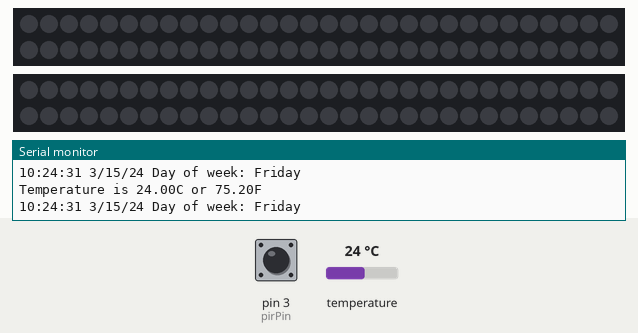
This sketch was run on a simulated Arduino Uno, built with avr-gcc and run on an emulated ATmega328P. On the bench: 2 × 60 RGB LEDs in strip order, left to right, continuing on the next row, the last lines printed to the serial monitor. Wiring (inferred from the names in the program): DS3231 clock at I2C address 0x68. Inputs (shaded band) come from the test bench; at power-on: pin 3 (pirPin) LOW, temperature 24 °C. The local clock reads 2024-03-15 10:24:30 at power-on unless the sketch sets it.

Above: at 1.2 s.
1.3 s: pin 3 (pirPin) driven HIGH
At 3.4 s:
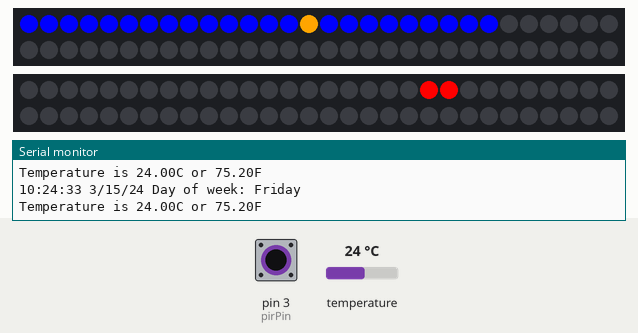
3.7 s: pin 3 (pirPin) driven LOW
At 4.2 s:
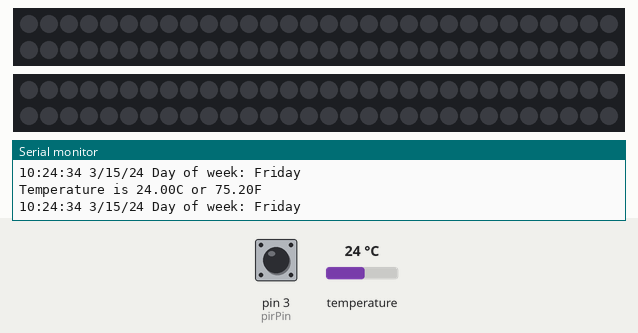
6.7 s: temperature set to 41 °C
9.7 s: temperature set to 12 °C
12.7 s: pin 3 (pirPin) pulsed HIGH 5 times (0.12 s each, 0.3 s apart)
17.2 s: pin 3 (pirPin) pulsed HIGH 5 times (0.12 s each, 0.3 s apart)
At 18.8 s:
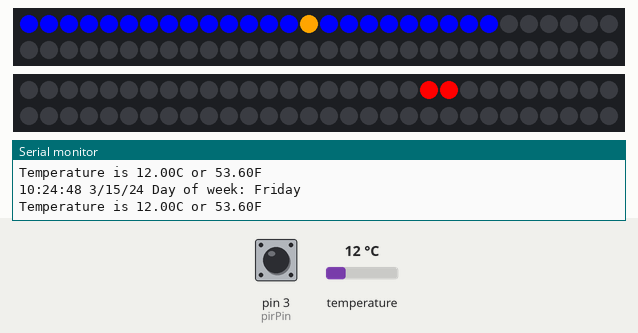
Timing chart, 0 to 20.3 s (numbered marks = the images above; inputs shaded):
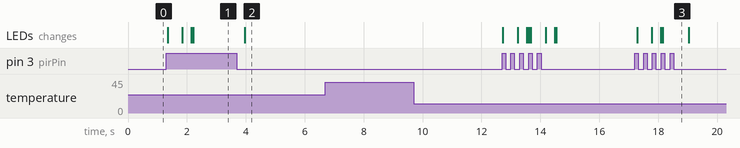

Measured:
- after the input at 1.3 s, the LEDs: first change at once (image 1 shows a later state)
- after the input at 3.7 s, the LEDs: change after 0.27 s (image 2)
- after the input at 17.2 s, the LEDs: first change after 0.08 s (image 3 shows a later state)

The sketch:

LEDClock02.ino
```cpp
/* Sketch for LED clock mirror
 * Created by Andy Waplinger, 2015
 * http://andywaplinger.com
 * https://github.com/andywaplinger/ledclock02
 */

#include <FastLED.h>
#define HOUR_LEDS 60 //Number of LEDs in the array
#define MIN_LEDS 60 //Number of LEDs in the array
#define HOUR_PIN 4 //Hour LED strip output
#define MIN_PIN 5 //Minute LED strip output

#include <Wire.h>
#define DS3231_I2C_ADDRESS 0x68

#include <DS3231.h> //https://github.com/jarzebski/Arduino-DS3231

DS3231 clock;

// Convert normal decimal numbers to binary coded decimal
byte decToBcd(byte val)
{
  return( (val/10*16) + (val%10) );
}

// Convert binary coded decimal to normal decimal numbers
byte bcdToDec(byte val)
{
  return( (val/16*10) + (val%16) );
}

CRGB minArray[MIN_LEDS];
CRGB hourArray[HOUR_LEDS];

int pirPin = 3;

void setup() {
  // put your setup code here, to run once:
  FastLED.addLeds<WS2812B, MIN_PIN, GRB>(minArray, MIN_LEDS);
  FastLED.addLeds<WS2812B, HOUR_PIN, GRB>(hourArray, HOUR_LEDS);

  pinMode(pirPin, INPUT);

  Wire.begin();
  Serial.begin(9600);
  // set the initial time here:
  // DS3231 seconds, minutes, hours, day, date, month, year
  //setTime(17,6,9,1,15,11,15);
}

void loop() {
  displayTime();
  displayTemp();
  if (digitalRead(pirPin) == HIGH){
    displayHour();
    delay(500);
    displayMin();
  }
  else {
    displayOff();
  }
}

void setTime(byte second, byte minute, byte hour, byte dayOfWeek, byte dayOfMonth, byte month, byte year)
{
  // sets time and date data to DS3231
  Wire.beginTransmission(DS3231_I2C_ADDRESS);
  Wire.write(0); // set next input to start at the seconds register
  Wire.write(decToBcd(second)); // set seconds
  Wire.write(decToBcd(minute)); // set minutes
  Wire.write(decToBcd(hour)); // set hours
  Wire.write(decToBcd(dayOfWeek)); // set day of week (1=Sunday, 7=Saturday)
  Wire.write(decToBcd(dayOfMonth)); // set date (1 to 31)
  Wire.write(decToBcd(month)); // set month
  Wire.write(decToBcd(year)); // set year (0 to 99)
  Wire.endTransmission();
}

void readTime(byte *second, byte *minute, byte *hour, byte *dayOfWeek, byte *dayOfMonth, byte *month, byte *year)
{
  Wire.beginTransmission(DS3231_I2C_ADDRESS);
  Wire.write(0); // set DS3231 register pointer to 00h
  Wire.endTransmission();
  Wire.requestFrom(DS3231_I2C_ADDRESS, 7);
  // request seven bytes of data from DS3231 starting from register 00h
  *second = bcdToDec(Wire.read() & 0x7f);
  *minute = bcdToDec(Wire.read());
  *hour = bcdToDec(Wire.read() & 0x3f);
  *dayOfWeek = bcdToDec(Wire.read());
  *dayOfMonth = bcdToDec(Wire.read());
  *month = bcdToDec(Wire.read());
  *year = bcdToDec(Wire.read());
}

void displayTime()
{
  byte second, minute, hour, dayOfWeek, dayOfMonth, month, year;
  // retrieve data from DS3231
  readTime(&second, &minute, &hour, &dayOfWeek, &dayOfMonth, &month,
  &year);
  // send it to the serial monitor
  Serial.print(hour, DEC);
  // convert the byte variable to a decimal number when displayed
  Serial.print(":");
  if (minute<10)
  {
    Serial.print("0");
  }
  Serial.print(minute, DEC);
  Serial.print(":");
  if (second<10)
  {
    Serial.print("0");
  }
  Serial.print(second, DEC);
  Serial.print(" ");
  Serial.print(month, DEC);
  Serial.print("/");
  Serial.print(dayOfMonth, DEC);
  Serial.print("/");
  Serial.print(year, DEC);
  Serial.print(" Day of week: ");
  switch(dayOfWeek){
  case 1:
    Serial.println("Sunday");
    break;
  case 2:
    Serial.println("Monday");
    break;
  case 3:
    Serial.println("Tuesday");
    break;
  case 4:
    Serial.println("Wednesday");
    break;
  case 5:
    Serial.println("Thursday");
    break;
  case 6:
    Serial.println("Friday");
    break;
  case 7:
    Serial.println("Saturday");
    break;
  }
}

void displayTemp()
{
  Serial.print("Temperature is ");
  Serial.print(clock.readTemperature());
  Serial.print("C or ");
  Serial.print((clock.readTemperature() * 1.8) + 32);
  Serial.println("F");
}

void displayHour()
{
  byte second, minute, hour, dayOfWeek, dayOfMonth, month, year;
  // retrieve data from DS3231
  readTime(&second, &minute, &hour, &dayOfWeek, &dayOfMonth, &month,
  &year);

  switch(hour%12){
    case 0:
      hourArray[0] = CRGB::Red;
      hourArray[1] = CRGB::Red;
      break;
    case 1:
      hourArray[2] = CRGB::Red;
      hourArray[3] = CRGB::Red;
      break;
    case 2:
      hourArray[4] = CRGB::Red;
      hourArray[5] = CRGB::Red;
      break;
    case 3:
      hourArray[6] = CRGB::Red;
      hourArray[7] = CRGB::Red;
      break;
    case 4:
      hourArray[8] = CRGB::Red;
      hourArray[9] = CRGB::Red;
      break;
    case 5:
      hourArray[10] = CRGB::Red;
      hourArray[11] = CRGB::Red;
      break;
    case 6:
      hourArray[12] = CRGB::Red;
      hourArray[13] = CRGB::Red;
      break;
    case 7:
      hourArray[14] = CRGB::Red;
      hourArray[15] = CRGB::Red;
      break;
    case 8:
      hourArray[16] = CRGB::Red;
      hourArray[17] = CRGB::Red;
      break;
    case 9:
      hourArray[18] = CRGB::Red;
      hourArray[19] = CRGB::Red;
      break;
    case 10:
      hourArray[20] = CRGB::Red;
      hourArray[21] = CRGB::Red;
      break;
    case 11:
      hourArray[22] = CRGB::Red;
      hourArray[23] = CRGB::Red;
      break;
  }
  FastLED.show();
}

void displayMin()
{
  byte second, minute, hour, dayOfWeek, dayOfMonth, month, year;
  // retrieve data from DS3231
  readTime(&second, &minute, &hour, &dayOfWeek, &dayOfMonth, &month, &year);

  for(int minLED = 0; minLED < minute; minLED++) {
    if ((minLED + 1)%15 == 0){
      minArray[minLED] = CRGB::Orange;
    }
    else {
      minArray[minLED] = CRGB::Blue;
    }
    FastLED.show();
    delay(10);
  }
}

void displayOff()
{
  byte second, minute, hour, dayOfWeek, dayOfMonth, month, year;
  // retrieve data from DS3231
  readTime(&second, &minute, &hour, &dayOfWeek, &dayOfMonth, &month, &year);

  for (int offLED = 59; offLED >= 0; offLED--){
    minArray[offLED] = CRGB::Black;
    hourArray[offLED] = CRGB::Black;
  }
  FastLED.show();
  delay(20);
}
```
